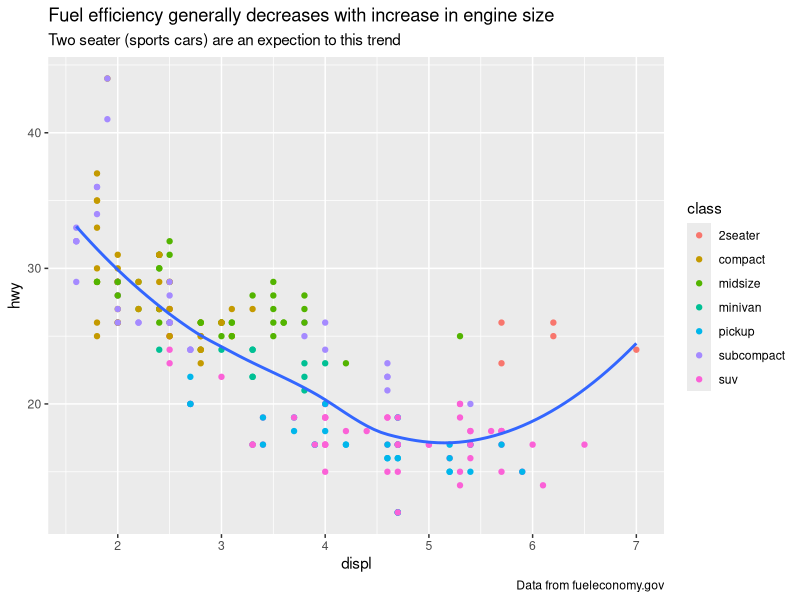
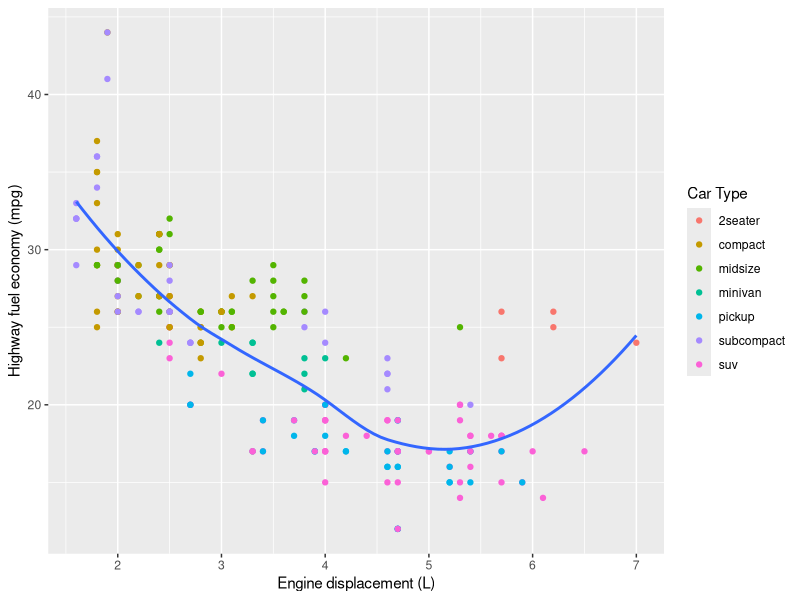
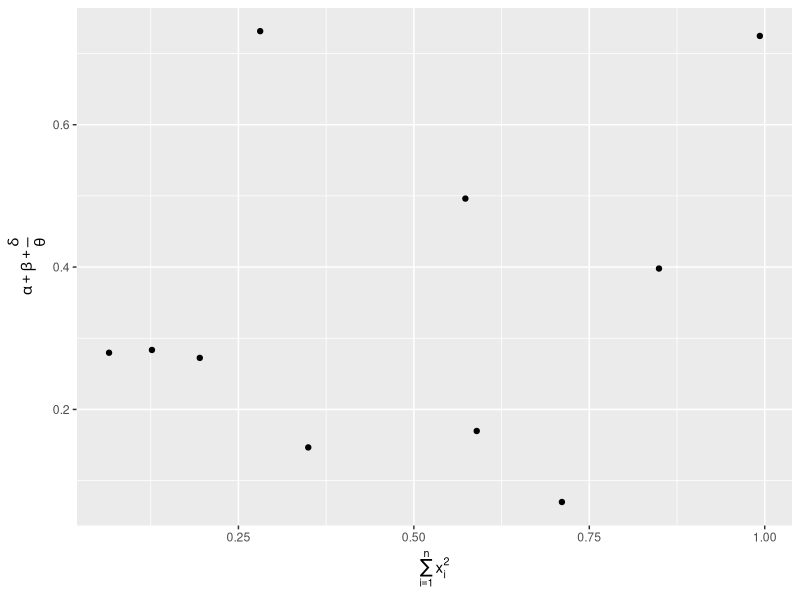
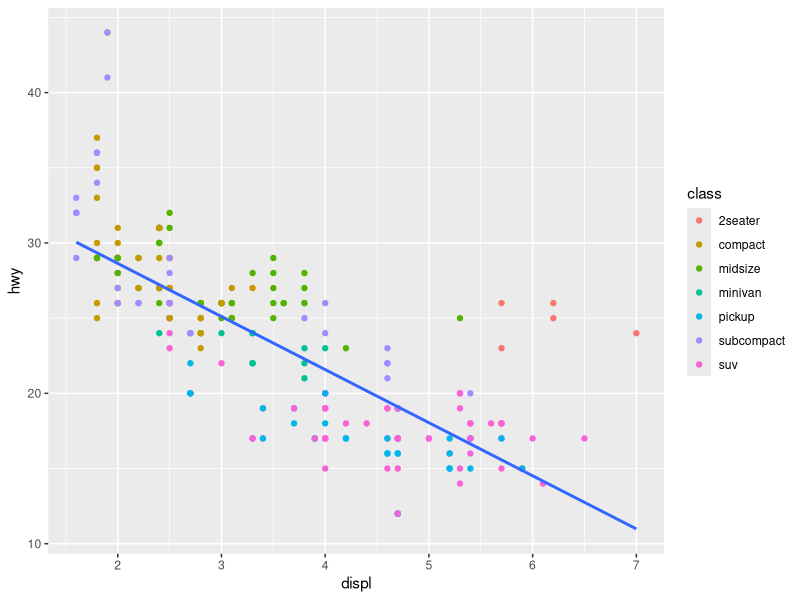
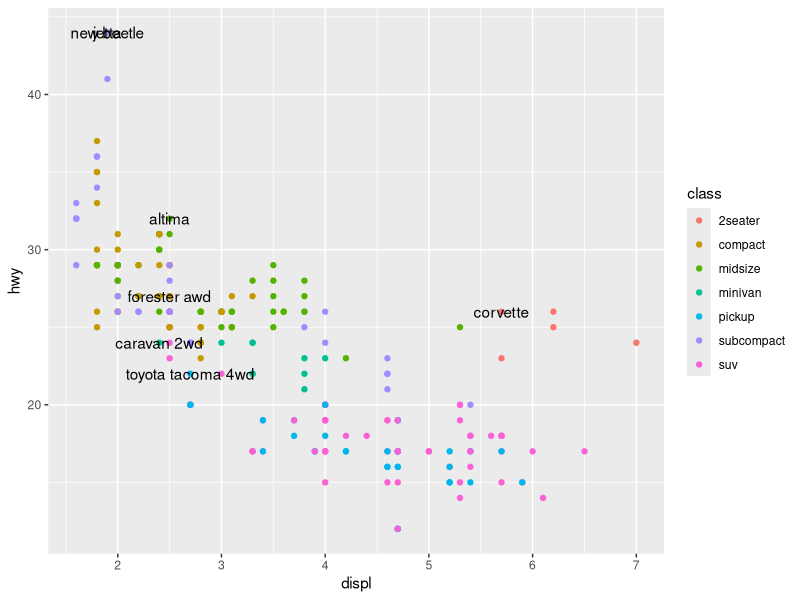
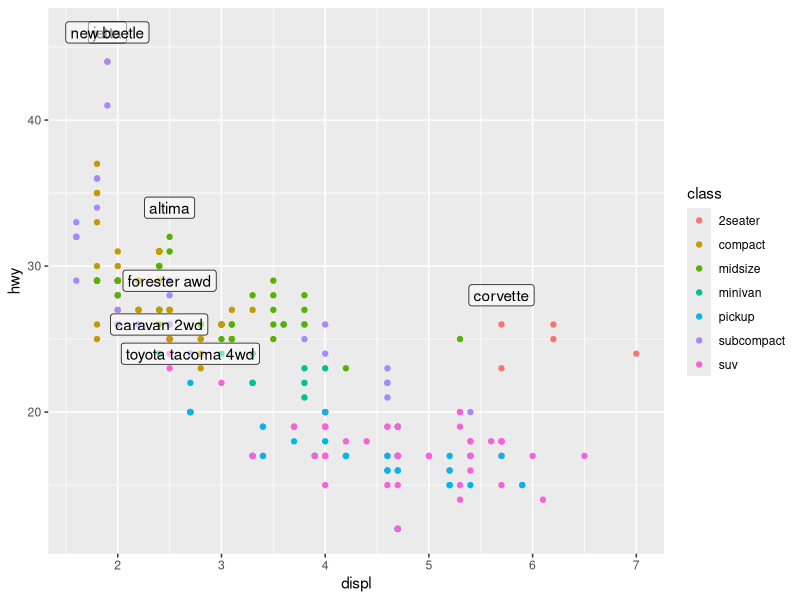
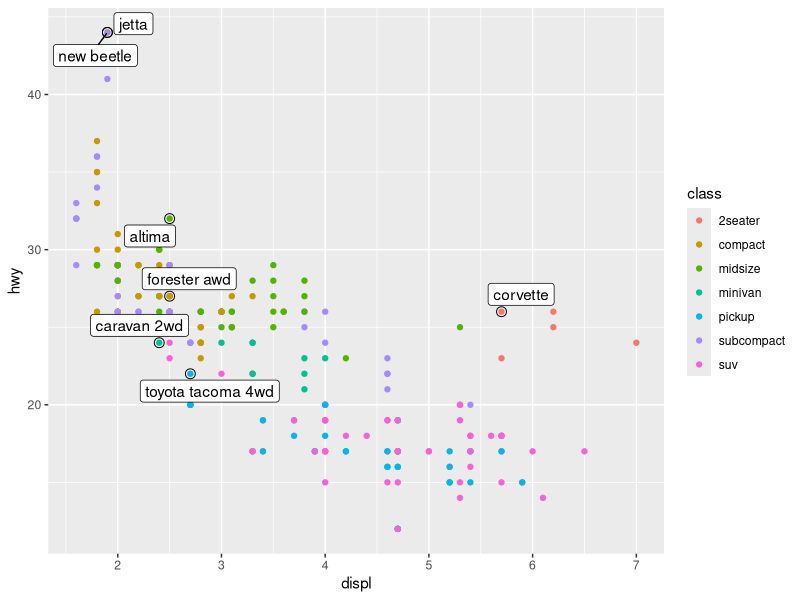
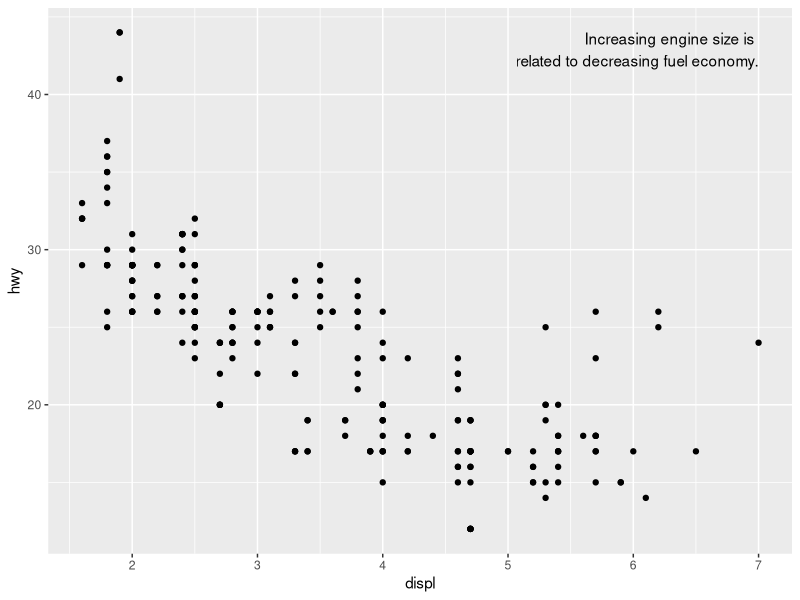

The R source for these figures, in order:
library(tidyverse)

ggplot(mpg, aes(displ, hwy)) +
  geom_point(aes(color = class)) +
  geom_smooth(se = FALSE) +
  labs(title = "Fuel efficiency generally decreases with increase in engine size",
       subtitle = "Two seater (sports cars) are an expection to this trend",
       caption = "Data from fueleconomy.gov")

ggplot(mpg, aes(displ, hwy)) +
  geom_point(aes(color = class)) +
  geom_smooth(se = FALSE) +
  labs(x = "Engine displacement (L)",
       y = "Highway fuel economy (mpg)",
       colour = "Car Type")

df <- tibble(
  x = runif(10),
  y = runif(10)
)
ggplot(df, aes(x, y)) +
  geom_point() +
  labs(
    x = quote(sum(x[i] ^ 2, i == 1, n)),
    y = quote(alpha + beta + frac(delta, theta))
  )

?plotmath

ggplot(mpg, aes(displ, hwy)) +
  geom_point(aes(color = class)) +
  geom_smooth(se = FALSE, method = "lm")

best_in_class <- mpg %>%
  group_by(class) %>%
  filter(row_number(desc(hwy))==1)

best_in_class

ggplot(mpg, aes(displ,hwy)) +
  geom_point(aes(color = class)) +
  geom_text(aes(label = model), data = best_in_class)

ggplot(mpg, aes(displ, hwy)) +
  geom_point(aes(colour = class)) +
  geom_label(aes(label = model), data = best_in_class, nudge_y = 2, alpha = 0.5)

ggplot(mpg, aes(displ, hwy)) +
  geom_point(aes(colour = class)) +
  geom_point(size = 3, shape = 1, data = best_in_class) +
  ggrepel::geom_label_repel(aes(label = model), data = best_in_class)

label <- mpg %>%
  summarise(
    displ = max(displ),
    hwy = max(hwy),
    label = "Increasing engine size is \nrelated to decreasing fuel economy."
  )

ggplot(mpg, aes(displ, hwy)) +
  geom_point() +
  geom_text(aes(label = label), data = label, vjust = "top", hjust = "right")

label <- tibble(
  displ = Inf,
  hwy = Inf,
  label = "Increasing engine size is \nrelated to decreasing fuel economy."
)

ggplot(mpg, aes(displ, hwy)) +
  geom_point() +
  geom_text(aes(label = label), data = label, vjust = "top", hjust = "right")

ggplot(mpg, aes(displ, hwy)) +
  geom_point() +
  scale_y_continuous(breaks = seq(15,40, by =5))

ggplot(mpg, aes(displ, hwy)) +
  geom_point() +
  scale_x_continuous(labels = NULL) +
  scale_y_continuous(labels = NULL)

#not working
presidential %>%
  mutate(id = 33 + row_number()) %>%
  ggplot(aes(start, id)) +
  geom_point() +
  geom_segment(aes(xend = end, yend = id)) +
  scale_x_date(NULL, breaks = presidential$start, date_labels = "'%y")

base <- ggplot(mpg, aes(displ, hwy)) +
  geom_point(aes(colour = class))

base + theme(legend.position = "left")
base + theme(legend.position = "top")
base + theme(legend.position = "bottom")
base + theme(legend.position = "right") # the default

ggplot(mpg, aes(displ, hwy)) +
  geom_point(aes(colour = class)) +
  geom_smooth(se = FALSE) +
  theme(legend.position = "bottom") +
  guides(colour = guide_legend(nrow = 1, override.aes = list(size = 4)))

ggplot(diamonds, aes(carat, price)) +
  geom_bin2d()

ggplot(diamonds, aes(log10(carat), log10(price))) +
  geom_bin2d()

ggplot(diamonds, aes(carat, price)) +
  geom_bin2d() + 
  scale_x_log10() + 
  scale_y_log10()

ggplot(mpg, aes(displ, hwy)) +
  geom_point(aes(color = drv)) +
  scale_colour_brewer(palette = "Set1")

ggplot(mpg, aes(displ, hwy)) +
  geom_point(aes(color = drv, shape = drv)) +
  scale_colour_brewer(palette = "Set1")

#Not working
presidential %>%
  mutate(id = 33 + row_number()) %>%
  ggplot(aes(start, id, colour = party)) +
  geom_point() +
  geom_segment(aes(xend = end, yend = id)) +
  scale_colour_manual(values = c(Republican = "red", Democratic = "blue"))

df <- tibble(
  x = rnorm(10000),
  y = rnorm(10000)
)
ggplot(df, aes(x, y)) +
  geom_hex() +
  coord_fixed()
#> Loading required package: methods

ggplot(df, aes(x, y)) +
  geom_hex() +
  viridis::scale_fill_viridis() +
  coord_fixed()

ggplot(df, aes(x, y)) +
  geom_hex() +
  scale_colour_gradient(low = "white", high = "red") +
  coord_fixed()

ggplot(diamonds, aes(carat, price)) +
  geom_point(aes(colour = cut), alpha = 1/20)
